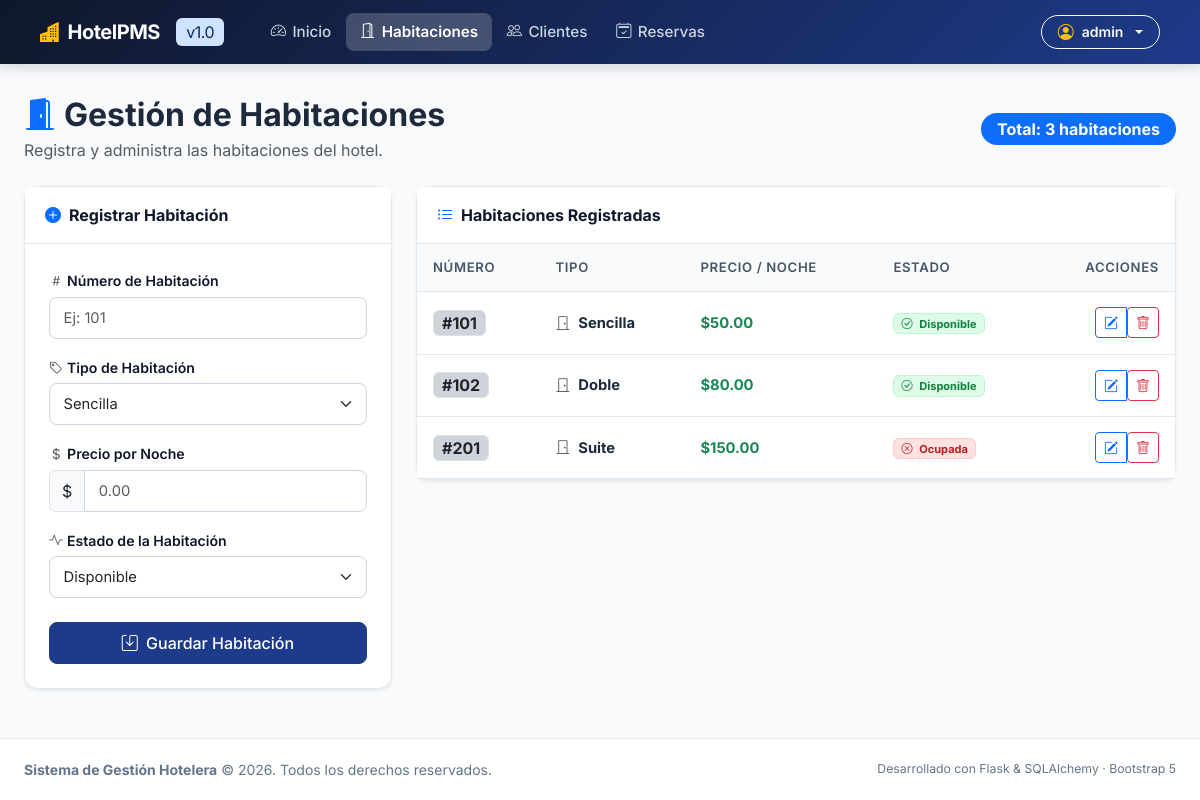
The page /habitaciones (signed in) on the database its author committed.
### app/models.py (models this page shows, shortened)
class Usuario(database.Model, UserMixin):
    __tablename__ = "usuarios"
    id: Mapped[int] = mapped_column(primary_key=True)
    username: Mapped[str] = mapped_column(String(50), unique=True, index=True)
    email: Mapped[str] = mapped_column(String(120), unique=True, index=True)
    password_hash: Mapped[str] = mapped_column(String(255))
    nombre_completo: Mapped[str | None] = mapped_column(String(100), default=None)
    rol: Mapped[str] = mapped_column(String(20), default="admin")
    fecha_creacion: Mapped[date] = mapped_column(default=date.today)

class Habitacion(database.Model):
    __tablename__ = "habitaciones"
    id: Mapped[int] = mapped_column(primary_key=True)
    numero_hab: Mapped[int] = mapped_column(unique=True)
    tipo_hab: Mapped[str] = mapped_column(String(50))
    precio_noche_hab: Mapped[float] = mapped_column()
    estado_hab: Mapped[str] = mapped_column(String(30), default="Disponible")

### app/routes.py (the view, shortened to what this page needs)
@aplicacion.route("/habitaciones", methods=["GET", "POST"])
@login_required
def habitaciones():
    formulario = HabitacionForm()
    lista_habitaciones = Habitacion.query.order_by(Habitacion.numero_hab.asc()).all()
    return render_template(
        "habitaciones.html",
        habitaciones=lista_habitaciones,
        formulario=formulario
    )

### app/forms.py
class HabitacionForm(FlaskForm):
    numero_hab = IntegerField(
        "Número de Habitación",
        validators=[
            DataRequired(message="El número de habitación es obligatorio."),
            NumberRange(min=1, message="El número de habitación debe ser positivo.")
        ]
    )
    tipo_hab = SelectField(
        "Tipo de Habitación",
        choices=[
            ("Sencilla", "Sencilla"),
            ("Doble", "Doble"),
            ("Suite", "Suite")
        ]
    )
    precio_noche_hab = FloatField(
        "Precio por Noche",
        validators=[
            DataRequired(message="El precio por noche es obligatorio."),
            NumberRange(min=0, message="El precio no puede ser negativo.")
        ],
        render_kw={"min": "0", "step": "0.01"}
    )
    estado_hab = SelectField(
        "Estado de la Habitación",
        choices=[
            ("Disponible", "Disponible"),
            ("Ocupada", "Ocupada"),
            ("Mantenimiento", "Mantenimiento")
        ]
    )
    enviar = SubmitField("Guardar Habitación")

### app/__init__.py (called while the page is built)
@login_manager.user_loader
def load_user(user_id: str):
    return app.models.Usuario.query.get(int(user_id))

### app/templates/habitaciones.html (shortened to what this page needs)
{% extends "base.html" %}
{% block content %}
<div class="row mb-4 align-items-center">
    <div class="col-md-8">
        <h2 class="fw-bold mb-1">
            <i class="bi bi-door-open-fill text-primary me-2"></i>Gestión de Habitaciones
        </h2>
        <p class="text-muted mb-0">Registra y administra las habitaciones del hotel.</p>
    </div>
    <div class="col-md-4 text-md-end mt-3 mt-md-0">
        <span class="badge bg-primary fs-6 px-3 py-2 rounded-pill">
            Total: {{ habitaciones|length }} habitaciones
        </span>
    </div>
</div>
<div class="row g-4">
    <div class="col-lg-4">
        <div class="card card-hotel shadow-sm">
            <div class="card-header bg-white">
                <span class="fw-bold d-flex align-items-center gap-2">
                    <i class="bi bi-plus-circle-fill text-primary"></i>
                    <span>Registrar Habitación</span>
                </span>
            </div>
            <div class="card-body p-4">
                <form method="POST" novalidate>
                    <div class="mb-3">
                        <label class="form-label" for="{{ formulario.numero_hab.id }}">
                            <i class="bi bi-hash text-muted me-1"></i>{{ formulario.numero_hab.label.text }}
                        </label>
                        {{ formulario.numero_hab(class="form-control" + (" is-invalid" if formulario.numero_hab.errors else ""), placeholder="Ej: 101") }}
                    </div>
                    <div class="mb-3">
                        <label class="form-label" for="{{ formulario.tipo_hab.id }}">
                            <i class="bi bi-tag text-muted me-1"></i>{{ formulario.tipo_hab.label.text }}
                        </label>
                        {{ formulario.tipo_hab(class="form-select" + (" is-invalid" if formulario.tipo_hab.errors else "")) }}
                    </div>
                    <div class="mb-3">
                        <label class="form-label" for="{{ formulario.precio_noche_hab.id }}">
                            <i class="bi bi-currency-dollar text-muted me-1"></i>{{ formulario.precio_noche_hab.label.text }}
                        </label>
                        <div class="input-group">
                            <span class="input-group-text">$</span>
                            {{ formulario.precio_noche_hab(class="form-control" + (" is-invalid" if formulario.precio_noche_hab.errors else ""), placeholder="0.00", step="0.01") }}
                        </div>
                    </div>
                    <div class="mb-4">
                        <label class="form-label" for="{{ formulario.estado_hab.id }}">
                            <i class="bi bi-activity text-muted me-1"></i>{{ formulario.estado_hab.label.text }}
                        </label>
                        {{ formulario.estado_hab(class="form-select" + (" is-invalid" if formulario.estado_hab.errors else "")) }}
                    </div>
                    <div class="d-grid">
                        <button type="submit" class="btn btn-hotel-primary">
                            <i class="bi bi-save me-1"></i> Guardar Habitación
                        </button>
                    </div>
                </form>
            </div>
        </div>
    </div>
    <div class="col-lg-8">
        <div class="card card-hotel shadow-sm">
            <div class="card-header bg-white">
                <span class="fw-bold d-flex align-items-center gap-2">
                    <i class="bi bi-list-ul text-primary"></i>
                    <span>Habitaciones Registradas</span>
                </span>
            </div>
            <div class="card-body p-0">
                <div class="table-responsive">
                    <table class="table table-hotel align-middle mb-0">
                        <thead>
                            <tr>
                                <th>Número</th>
                                <th>Tipo</th>
                                <th>Precio / Noche</th>
                                <th>Estado</th>
                                <th class="text-end">Acciones</th>
                            </tr>
                        </thead>
                        <tbody>
                            {% if habitaciones %}
                                {% for habitacion in habitaciones %}
                                <tr>
                                    <td>
                                        <span class="badge bg-dark-subtle text-dark border fs-6 px-2 py-1">
                                            #{{ habitacion.numero_hab }}
                                        </span>
                                    </td>
                                    <td>
                                        <i class="bi bi-door-closed text-muted me-1"></i>
                                        <strong>{{ habitacion.tipo_hab }}</strong>
                                    </td>
                                    <td>
                                        <span class="text-success fw-bold">${{ "%.2f"|format(habitacion.precio_noche_hab) }}</span>
                                    </td>
                                    <td>
                                        {% set estado_class = habitacion.estado_hab|lower %}
                                        <span class="badge badge-{{ estado_class }}">
                                            {% if estado_class == 'disponible' %}
                                                <i class="bi bi-check-circle me-1"></i>
                                            {% elif estado_class == 'ocupada' %}
                                                <i class="bi bi-x-circle me-1"></i>
                                            {% else %}
                                                <i class="bi bi-wrench me-1"></i>
                                            {% endif %}
                                            {{ habitacion.estado_hab }}
                                        </span>
                                    </td>
                                    <td class="text-end">
                                        <div class="btn-group" role="group">
                                            <a href="{{ url_for('editar_habitacion', id=habitacion.id) }}" class="btn btn-outline-primary btn-sm" title="Editar">
                                                <i class="bi bi-pencil-square"></i>
                                            </a>
                                            <form method="POST" action="{{ url_for('eliminar_habitacion', id=habitacion.id) }}" class="d-inline" onsubmit="return confirm('¿Estás seguro de que deseas eliminar la habitación #{{ habitacion.numero_hab }}?');">
                                                <button type="submit" class="btn btn-outline-danger btn-sm" title="Eliminar">
                                                    <i class="bi bi-trash"></i>
                                                </button>
                                            </form>
                                        </div>
                                    </td>
                                </tr>
                                {% endfor %}
                            {% endif %}
                        </tbody>
                    </table>
                </div>
            </div>
        </div>
    </div>
</div>
{% endblock %}

### app/templates/base.html (shortened to what this page needs)
<!DOCTYPE html>
<html lang="es">
<head>
    <link href="https://cdn.jsdelivr.net/npm/bootstrap@5.3.3/dist/css/bootstrap.min.css" rel="stylesheet">
    <link rel="stylesheet" href="https://cdn.jsdelivr.net/npm/bootstrap-icons@1.11.3/font/bootstrap-icons.min.css">
    <link rel="stylesheet" href="{{ url_for('static', filename='style.css') }}">
</head>
<body>
    <nav class="navbar navbar-expand-lg navbar-dark navbar-hotel sticky-top">
        <div class="container-fluid px-lg-4">
            <a class="navbar-brand" href="{{ url_for('inicio') }}">
                <i class="bi bi-buildings-fill text-warning"></i>
                <span>HotelPMS</span>
                <span class="badge bg-primary-subtle text-primary-emphasis ms-2 fs-6 fw-normal d-none d-sm-inline">v1.0</span>
            </a>
            <div class="collapse navbar-collapse" id="navMenu">
                <ul class="navbar-nav me-auto mb-2 mb-lg-0 ms-lg-3">
                    <li class="nav-item">
                        <a class="nav-link {% if request.endpoint == 'inicio' %}active{% endif %}" href="{{ url_for('inicio') }}">
                            <i class="bi bi-speedometer2"></i> Inicio
                        </a>
                    </li>
                    <li class="nav-item">
                        <a class="nav-link {% if request.endpoint and 'habitacion' in request.endpoint %}active{% endif %}" href="{{ url_for('habitaciones') }}">
                            <i class="bi bi-door-open"></i> Habitaciones
                        </a>
                    </li>
                    <li class="nav-item">
                        <a class="nav-link {% if request.endpoint and 'cliente' in request.endpoint %}active{% endif %}" href="{{ url_for('clientes') }}">
                            <i class="bi bi-people"></i> Clientes
                        </a>
                    </li>
                    <li class="nav-item">
                        <a class="nav-link {% if request.endpoint and 'reserva' in request.endpoint %}active{% endif %}" href="{{ url_for('reservas') }}">
                            <i class="bi bi-calendar2-check"></i> Reservas
                        </a>
                    </li>
                </ul>
                <div class="d-flex align-items-center gap-2">
                    {% if current_user.is_authenticated %}
                        <div class="dropdown">
                            <button class="btn btn-sm btn-outline-light dropdown-toggle d-flex align-items-center gap-2 py-1 px-3 rounded-pill" type="button" data-bs-toggle="dropdown" aria-expanded="false">
                                <i class="bi bi-person-circle text-warning fs-6"></i>
                                <span class="fw-semibold">{{ current_user.username }}</span>
                            </button>
                        </div>
                    {% endif %}
                </div>
            </div>
        </div>
    </nav>
    <main class="container-fluid px-lg-4 my-3 flex-grow-1">
        {% block content %}{% endblock %}
    </main>
    <footer class="footer-hotel">
        <div class="container-fluid px-lg-4 d-flex flex-column flex-sm-row justify-content-between align-items-center gap-2">
            <div>
                <strong>Sistema de Gestión Hotelera</strong> &copy; 2026. Todos los derechos reservados.
            </div>
            <div class="small">
                Desarrollado con Flask & SQLAlchemy &middot; Bootstrap 5
            </div>
        </div>
    </footer>
</body>
</html>

### app/static/style.css (style rules this page uses)
:root { --hotel-primary: #1e3a8a; --hotel-primary-hover: #172554; --hotel-secondary: #0d9488; --hotel-accent: #f59e0b; --hotel-dark: #0f172a; --hotel-bg: #f8fafc; --hotel-card-bg: #ffffff; --hotel-text-main: #1e293b; --hotel-text-muted: #64748b; --hotel-border: #e2e8f0; }
body { background-color: var(--hotel-bg); color: var(--hotel-text-main); font-family: 'Inter', system-ui, -apple-system, "Segoe UI", Roboto, "Helvetica Neue", sans-serif; min-height: 100vh; display: flex; flex-direction: column; }
.navbar-hotel { background: linear-gradient(135deg, #0f172a 0%, #1e3a8a 100%); box-shadow: 0 4px 12px rgba(15, 23, 42, 0.15); padding: 0.75rem 1rem; }
.navbar-hotel .navbar-brand { font-weight: 700; font-size: 1.25rem; color: #ffffff !important; letter-spacing: -0.025em; display: flex; align-items: center; gap: 0.5rem; }
.navbar-hotel .nav-link { color: #cbd5e1 !important; font-weight: 500; font-size: 0.95rem; padding: 0.5rem 0.9rem !important; border-radius: 0.5rem; transition: all 0.2s ease-in-out; display: flex; align-items: center; gap: 0.4rem; }
.navbar-hotel .nav-link.active { color: #ffffff !important; background-color: rgba(255, 255, 255, 0.2); font-weight: 600; }
.card-hotel { background-color: var(--hotel-card-bg); border: 1px solid var(--hotel-border); border-radius: 0.85rem; box-shadow: 0 1px 3px rgba(0, 0, 0, 0.05), 0 1px 2px rgba(0, 0, 0, 0.03); transition: transform 0.2s ease, box-shadow 0.2s ease; }
.card-hotel .card-header { background-color: transparent; border-bottom: 1px solid var(--hotel-border); font-weight: 600; color: var(--hotel-dark); padding: 1rem 1.25rem; display: flex; align-items: center; justify-content: space-between; }
.badge-disponible { background-color: #dcfce7; color: #15803d; border: 1px solid #bbf7d0; }
.badge-ocupada { background-color: #fee2e2; color: #b91c1c; border: 1px solid #fecaca; }
.table-hotel { margin-bottom: 0; }
.table-hotel thead th { background-color: #f8fafc; color: #475569; font-size: 0.82rem; font-weight: 600; text-transform: uppercase; letter-spacing: 0.05em; border-bottom: 1px solid var(--hotel-border); padding: 0.85rem 1rem; }
.table-hotel tbody td { padding: 0.95rem 1rem; vertical-align: middle; color: var(--hotel-text-main); border-bottom: 1px solid var(--hotel-border); font-size: 0.92rem; }
.btn-hotel-primary { background-color: var(--hotel-primary); border-color: var(--hotel-primary); color: #ffffff; font-weight: 500; border-radius: 0.5rem; padding: 0.5rem 1.15rem; transition: all 0.2s ease; }
.form-label { font-weight: 600; font-size: 0.88rem; color: var(--hotel-dark); margin-bottom: 0.35rem; }
.form-control, .form-select { border-radius: 0.5rem; border: 1px solid #cbd5e1; padding: 0.55rem 0.85rem; font-size: 0.92rem; transition: border-color 0.2s ease, box-shadow 0.2s ease; }
.footer-hotel { margin-top: auto; background-color: #ffffff; border-top: 1px solid var(--hotel-border); padding: 1.25rem 0; color: var(--hotel-text-muted); font-size: 0.875rem; }

### rows shown on the page
Usuario: username "admin"
Habitacion: numero_hab "101", tipo_hab "Sencilla", precio_noche_hab "50.00", estado_hab "Disponible"
Habitacion: numero_hab "102", tipo_hab "Doble", precio_noche_hab "80.00", estado_hab "Disponible"
Habitacion: numero_hab "201", tipo_hab "Suite", precio_noche_hab "150.00", estado_hab "Ocupada"

### other values the page prints
{{ habitaciones|length }} "3"
